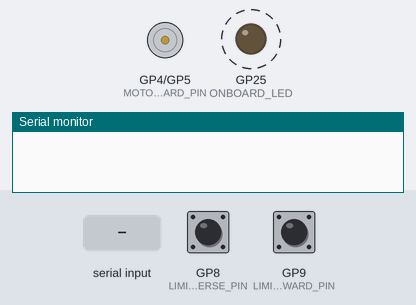
Recording of a sketch running on a simulated Raspberry Pi Pico. Parts: motor-driver pin pairs drawn as motors (green arrow = first pin HIGH = forward, orange = second pin HIGH = backward, longer = more drive), output pins drawn as LEDs (lit = HIGH), the last lines printed to the serial monitor. Dashed ring = blinking. Inputs (shaded band) come from the test bench; at power-on: GP8 (LIMIT_SWITCH_REVERSE_PIN) HIGH, GP9 (LIMIT_SWITCH_FORWARD_PIN) HIGH.

Above: at 1.2 s.
1.3 s: "o" received over Serial
At 1.7 s:
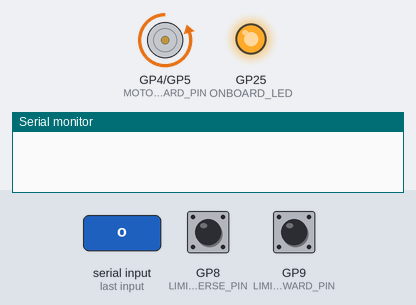
2.8 s: GP8 (LIMIT_SWITCH_REVERSE_PIN) pulled LOW for 0.15 s
At 5.73 s:
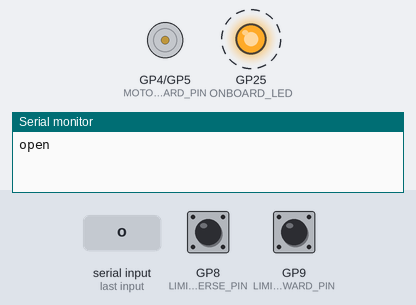
5.8 s: "c" received over Serial
At 6.5 s:
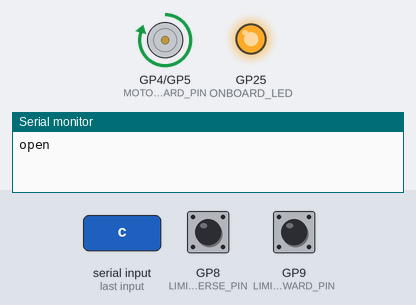
7.3 s: GP9 (LIMIT_SWITCH_FORWARD_PIN) pulled LOW for 1 s
At 8.33 s:
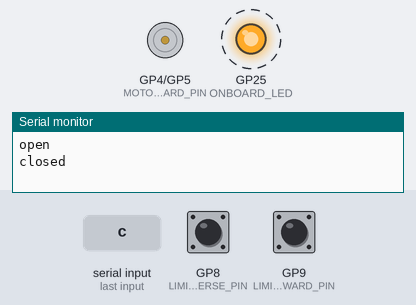
Timing chart, 0 to 14.3 s (numbered marks = the images above; inputs shaded):
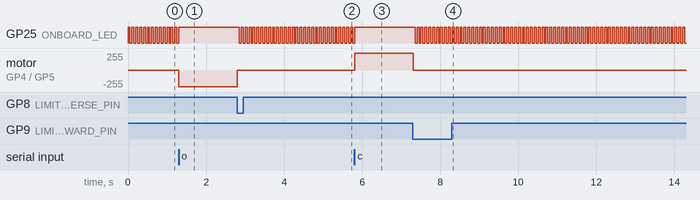

Measured:
- after the input at 1.3 s, GP25 (ONBOARD_LED): goes on until 1.3 s, then stays HIGH; motor on GP4 (MOTOR_FORWARD_PIN) / GP5 (MOTOR_REVERSE_PIN): stopped → backward 252/255 at once
- after the input at 2.8 s, GP25 (ONBOARD_LED): alternates HIGH for 0.05 s and LOW for 0.05 s, starting after 0.05 s; motor on GP4 (MOTOR_FORWARD_PIN) / GP5 (MOTOR_REVERSE_PIN): backward 252/255 → stopped at once
- after the input at 5.8 s, GP25 (ONBOARD_LED): goes on until 5.8 s, then stays HIGH; motor on GP4 (MOTOR_FORWARD_PIN) / GP5 (MOTOR_REVERSE_PIN): stopped → forward 252/255 at once
- after the input at 7.3 s, GP25 (ONBOARD_LED): alternates HIGH for 0.05 s and LOW for 0.05 s, starting after 0.06 s; motor on GP4 (MOTOR_FORWARD_PIN) / GP5 (MOTOR_REVERSE_PIN): forward 252/255 → stopped at once
- by itself, GP25 (ONBOARD_LED): alternates HIGH for 0.05 s and LOW for 0.05 s

The sketch:

GripperControl.ino
```cpp
#include <Wire.h>
#include "Adafruit_VL53L1X.h"
#include "pico/stdlib.h"
#include "hardware/pwm.h"
#include "hardware/gpio.h"

// Define pins
#define MOTOR_FORWARD_PIN 4
#define MOTOR_REVERSE_PIN 5
#define LIMIT_SWITCH_FORWARD_PIN 9
#define LIMIT_SWITCH_REVERSE_PIN 8
#define I2C_SDA_PIN 10
#define I2C_SCL_PIN 11
#define ONBOARD_LED 25

// Define PWM freq
#define WRAP_VALUE 1000
#define CLK_DIV 125.0f
#define OPEN_SPEED -99
#define CLOSE_SPEED 99

// Global constants
#define MM_SIZE 45

Adafruit_VL53L1X vl53 = Adafruit_VL53L1X();

// Define PWM on a pin
void setupPwm(uint pin) {
  gpio_set_function(pin, GPIO_FUNC_PWM);  // Set pinmode

  uint slice = pwm_gpio_to_slice_num(pin);  // Get the PWM slice
  uint channel = pwm_gpio_to_channel(pin);

  pwm_set_clkdiv(slice, CLK_DIV);  // Set the clock divider
  pwm_set_wrap(slice, WRAP_VALUE);  // Set the wrap value
  pwm_set_chan_level(slice, channel, 0);  // Set dutycyle to 0
  pwm_set_enabled(slice, true);  // Start PWM
}

void setMotorSpeed(int speed) {
  uint slice_forward = pwm_gpio_to_slice_num(MOTOR_FORWARD_PIN);
  uint chan_forward = pwm_gpio_to_channel(MOTOR_FORWARD_PIN);
  uint slice_reverse = pwm_gpio_to_slice_num(MOTOR_REVERSE_PIN);
  uint chan_reverse = pwm_gpio_to_channel(MOTOR_REVERSE_PIN);

  uint duty = abs(speed) * WRAP_VALUE / 100;  // Convert speed to duty cycle

  // Set duty cycle for the pins
  if (speed > 0) {
    pwm_set_chan_level(slice_reverse, chan_reverse, 0);
    pwm_set_chan_level(slice_forward, chan_forward, duty);
  } else if (speed < 0) {
    pwm_set_chan_level(slice_forward, chan_forward, 0);
    pwm_set_chan_level(slice_reverse, chan_reverse, duty);
  } else {
    pwm_set_chan_level(slice_forward, chan_forward, 0);
    pwm_set_chan_level(slice_reverse, chan_reverse, 0);
  }
}

// Open gripper function
void openGripper() {
  setMotorSpeed(OPEN_SPEED);

  // Wait for open switch
  while (digitalRead(LIMIT_SWITCH_REVERSE_PIN) == HIGH) {
    sleep_ms(10);
  }

  setMotorSpeed(0);
}

// Close gripper function
void closeGripper() {
  setMotorSpeed(CLOSE_SPEED);

  // Wait for close switch
  while (digitalRead(LIMIT_SWITCH_FORWARD_PIN) == HIGH) {
    sleep_ms(10);
  }

  setMotorSpeed(0);
}

// Setup function
void setup() {
  Serial.begin(115200);

  // Init PWM
  setupPwm(MOTOR_FORWARD_PIN);
  setupPwm(MOTOR_REVERSE_PIN);

  // Set pinmode for switch
  pinMode(LIMIT_SWITCH_FORWARD_PIN, INPUT_PULLUP);
  pinMode(LIMIT_SWITCH_REVERSE_PIN, INPUT_PULLUP);
  pinMode(ONBOARD_LED, OUTPUT);

  // Init I2C
  Wire1.setSDA(I2C_SDA_PIN);
  Wire1.setSCL(I2C_SCL_PIN);
  Wire1.begin();


  // Init ToF sensor
  if (!vl53.begin(0x29, &Wire1)) {
    Serial.println("error");
    while(1);
  }
  vl53.startRanging();

}

// Main loop
void loop() {
    digitalWrite(ONBOARD_LED, HIGH);
    char ch = Serial.read();

    if (ch != -1) {
      switch (ch) {
        // Open command
        case 'o':
          openGripper();
          Serial.println("open");
          break;

        // Close command
        case 'c':
          closeGripper();
          Serial.println("closed");
          break;

        // Get distance command
        case 'd':
          if (vl53.dataReady()) {
            uint16_t distance = vl53.distance();
            // Serial.println(distance); // For CALI
            if (distance > MM_SIZE) {
              Serial.println("false");

            } else {
              Serial.println("true");
            }

            vl53.clearInterrupt();
          } else {
            Serial.println("error");
          }
          break;
      }
    }

  sleep_ms(50);
  digitalWrite(ONBOARD_LED, LOW);
  sleep_ms(50);
}
```
